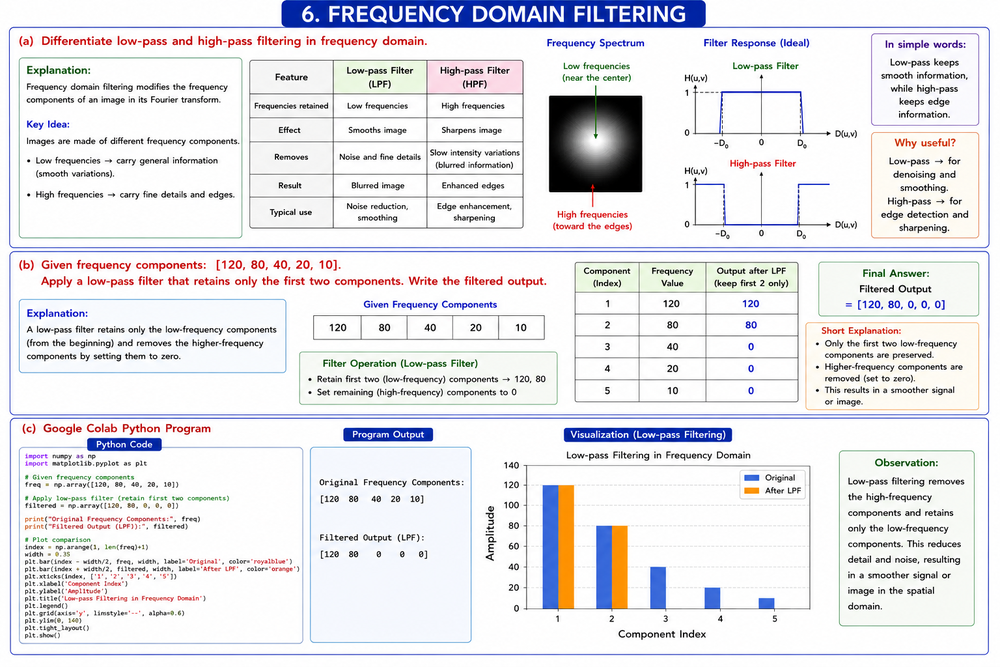
#> input picture CO2/AT1/6.png, 1000 x 667 px, shrunk from 1536 x 1024 before the run, found by its file name
$ python code12.py
#> lines starting #> are read from the running program, lines starting #| are printed output that depends on the picture
# -*- coding: utf-8 -*-
"""CV-CO1-AT1-Q12.ipynb

Automatically generated by Colab.

Original file is located at
    https://colab.research.google.com/drive/11g0fHJV579MGG9Uuhzcr9BVYekdY-_j9
"""

import cv2
import matplotlib.pyplot as plt
from google.colab import files

# Upload image
print("Upload an image")
uploaded = files.upload()
#> the answer given: 6.png

filename = list(uploaded.keys())[0]

# Read image
img = cv2.imread(filename)
#> img is the input picture: shape (667, 1000, 3); mean B, G, R 233.7, 229.8, 230.1
img = cv2.cvtColor(img, cv2.COLOR_BGR2RGB)

# ---------------------------------------
# Simulate Improper Image Formation
# (Blur + Low Contrast)
# ---------------------------------------

blurred = cv2.GaussianBlur(img, (11,11), 0)
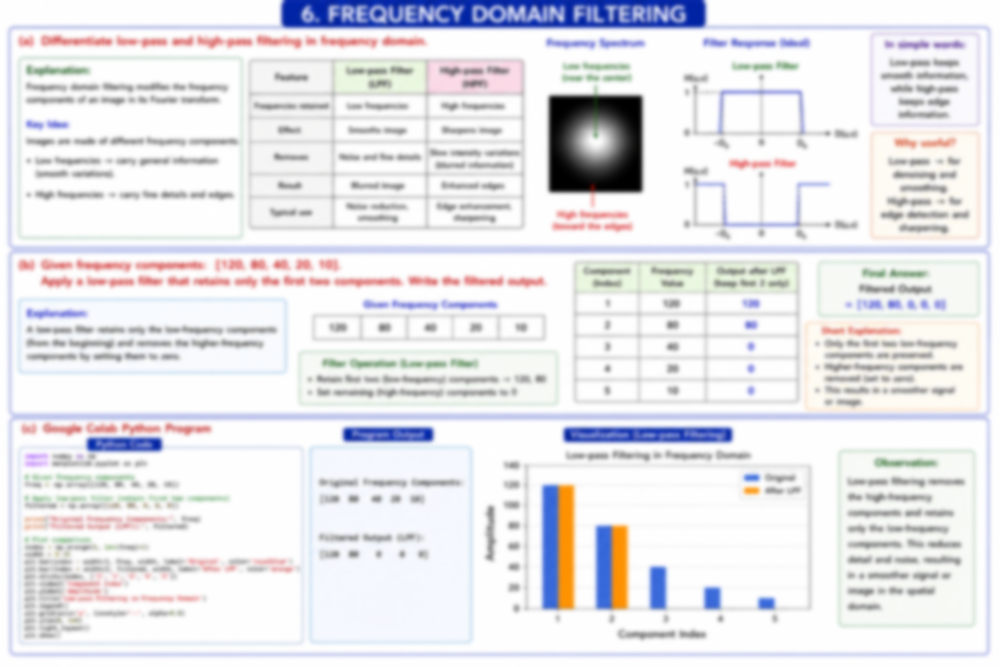
#> blurred: shape (667, 1000, 3); mean R, G, B 230.1, 229.7, 233.7

low_contrast = cv2.convertScaleAbs(blurred, alpha=0.6, beta=0)
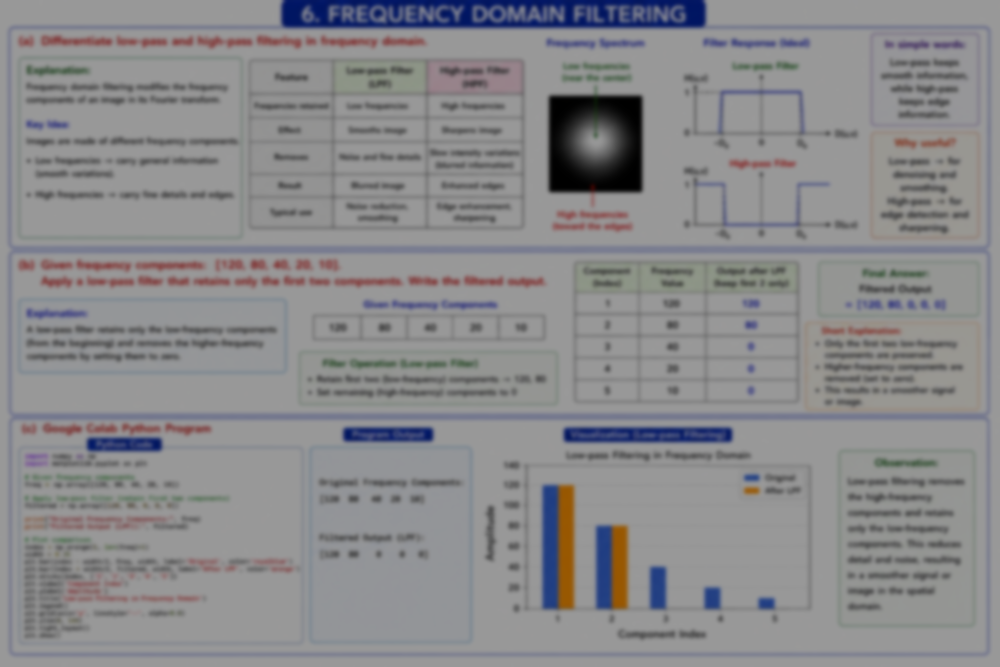
#> low_contrast: shape (667, 1000, 3); mean R, G, B 137.9, 137.7, 140.1

# ---------------------------------------
# Improve Image Formation
# ---------------------------------------

enhanced = cv2.convertScaleAbs(low_contrast, alpha=1.5, beta=20)

kernel = [[0,-1,0],
          [-1,5,-1],
          [0,-1,0]]

import numpy as np
kernel = np.array(kernel)

sharp = cv2.filter2D(enhanced, -1, kernel)

# ---------------------------------------
# Display Images
# ---------------------------------------

plt.figure(figsize=(15,5))

plt.subplot(1,3,1)
plt.imshow(img)
plt.title("Original Image")
plt.axis("off")

plt.subplot(1,3,2)
plt.imshow(low_contrast)
plt.title("Distorted Image")
plt.axis("off")

plt.subplot(1,3,3)
plt.imshow(sharp)
plt.title("Improved Image")
plt.axis("off")

plt.show()
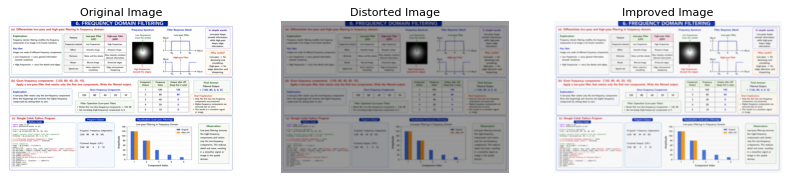
#> figure drawn by matplotlib, 3 panels

# ---------------------------------------
# Explanation
# ---------------------------------------

print("Possible Causes:")
print("- Lens distortion")
print("- Poor focus")
print("- Low lighting")
print("- Sensor noise")
print("- Motion blur")

print("\nCorrective Measures:")
print("- Camera calibration")
print("- Better lighting")
print("- Sharpening")
print("- Contrast enhancement")
print("- Noise reduction")

$ run again, on CO2/AT1/AT1 Q03.png
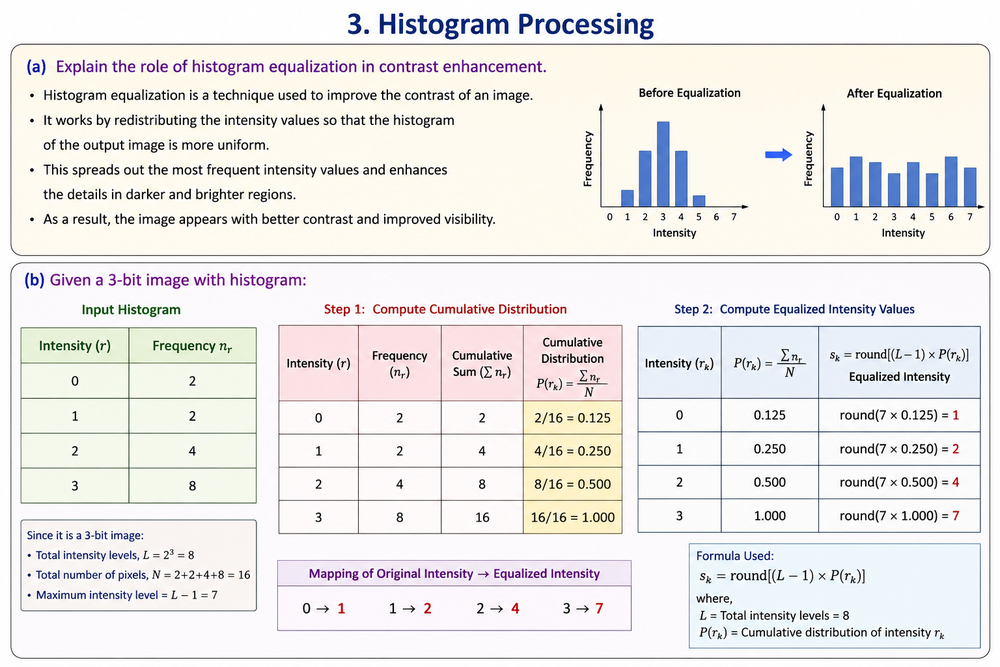
#> input picture CO2/AT1/AT1 Q03.png, 1000 x 667 px, shrunk from 1536 x 1024 before the run, found by its file name
#> img is the input picture: shape (667, 1000, 3); mean B, G, R 232.4, 233.6, 235.6
#> `low_contrast = cv2.convertScaleAbs(blurred, alpha=0.6, beta=0)`:
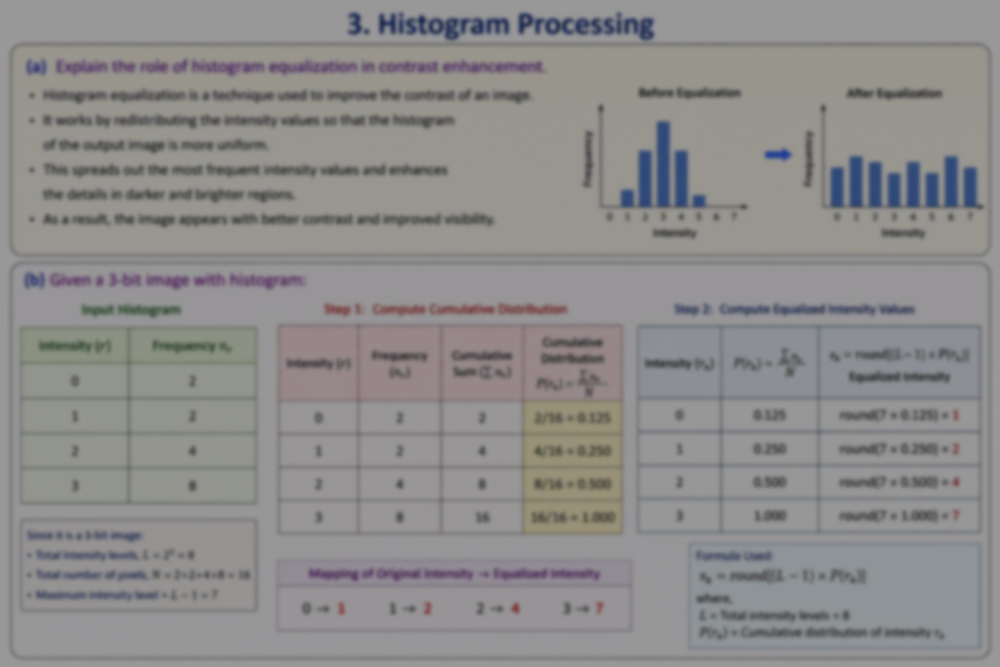
#> low_contrast: shape (667, 1000, 3); mean R, G, B 141.3, 140.1, 139.4
#> `plt.show()`:
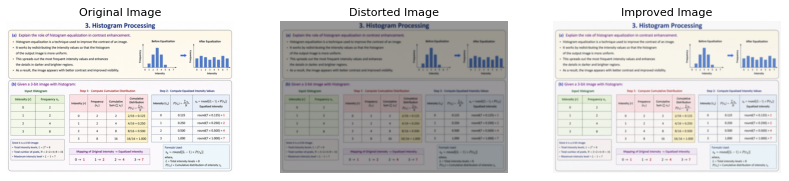
#> figure drawn by matplotlib, 3 panels

$ run again, on CO2/AT1/AT1 Q07.png
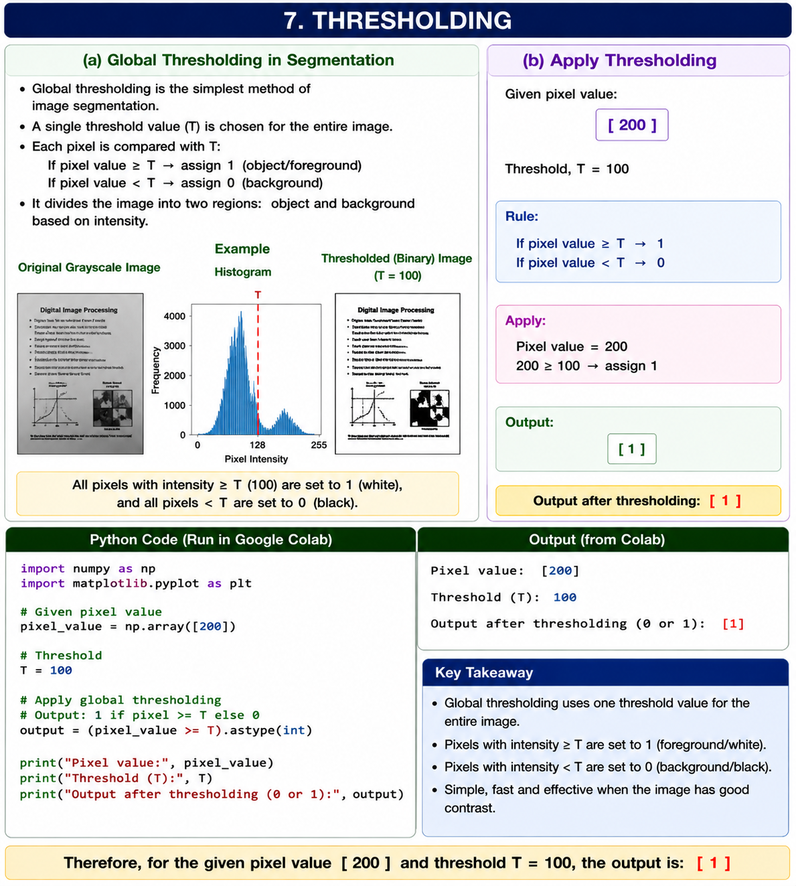
#> input picture CO2/AT1/AT1 Q07.png, 796 x 886 px, shrunk from 1189 x 1323 before the run, found by its file name
#> img is the input picture: shape (886, 796, 3); mean B, G, R 218.7, 217.6, 215.2
#> `low_contrast = cv2.convertScaleAbs(blurred, alpha=0.6, beta=0)`:
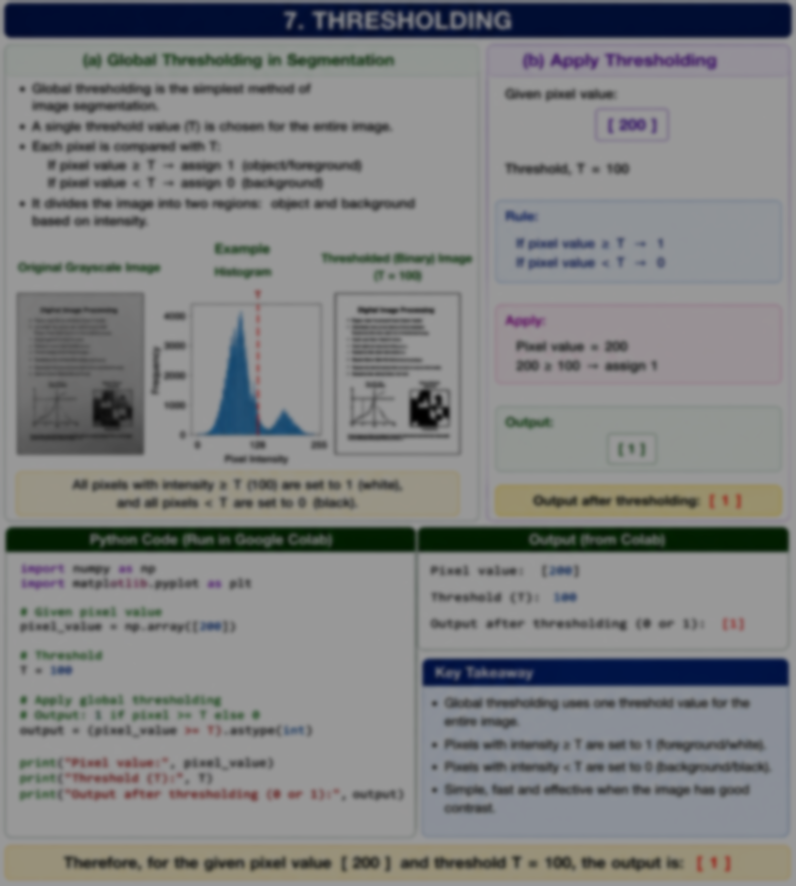
#> low_contrast: shape (886, 796, 3); mean R, G, B 128.9, 130.4, 131.1
#> `plt.show()`:
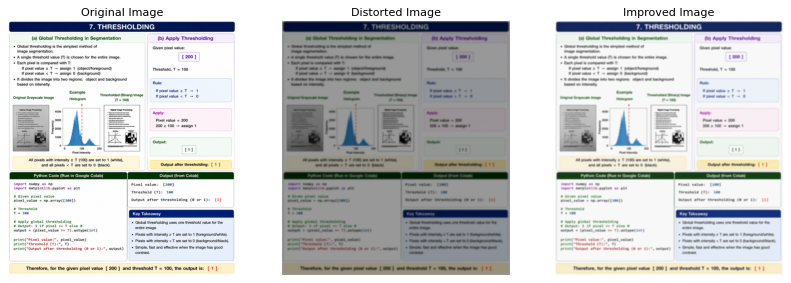
#> figure drawn by matplotlib, 3 panels

$ run again, on CO2/AT1/AT1 Q08.png
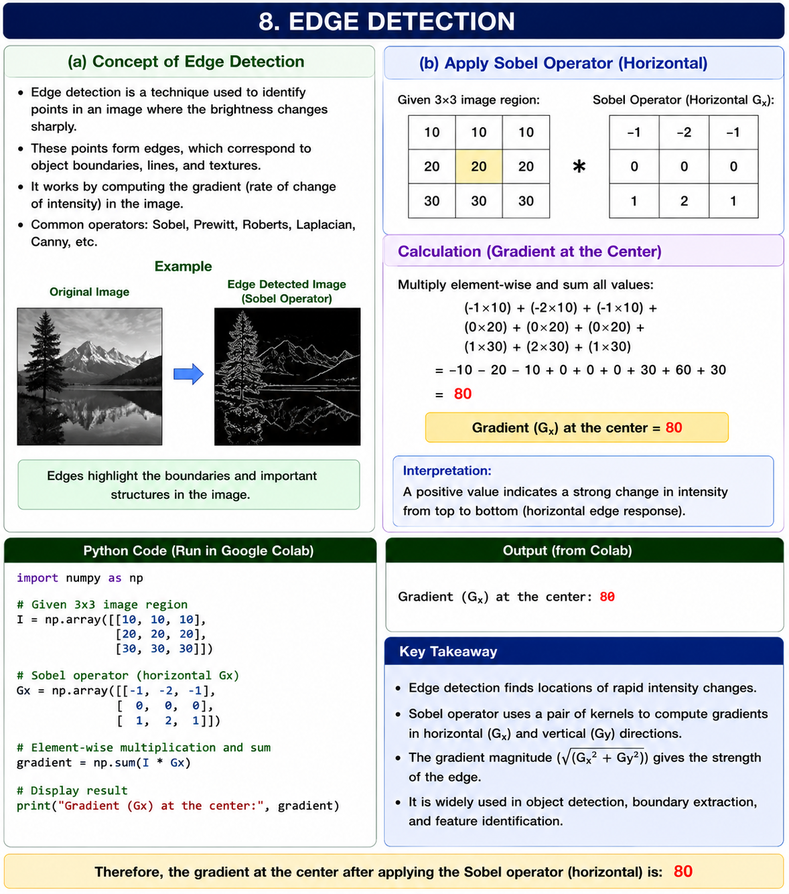
#> input picture CO2/AT1/AT1 Q08.png, 789 x 894 px, shrunk from 1178 x 1335 before the run, found by its file name
#> img is the input picture: shape (894, 789, 3); mean B, G, R 210.7, 208.6, 205.6
#> `low_contrast = cv2.convertScaleAbs(blurred, alpha=0.6, beta=0)`:
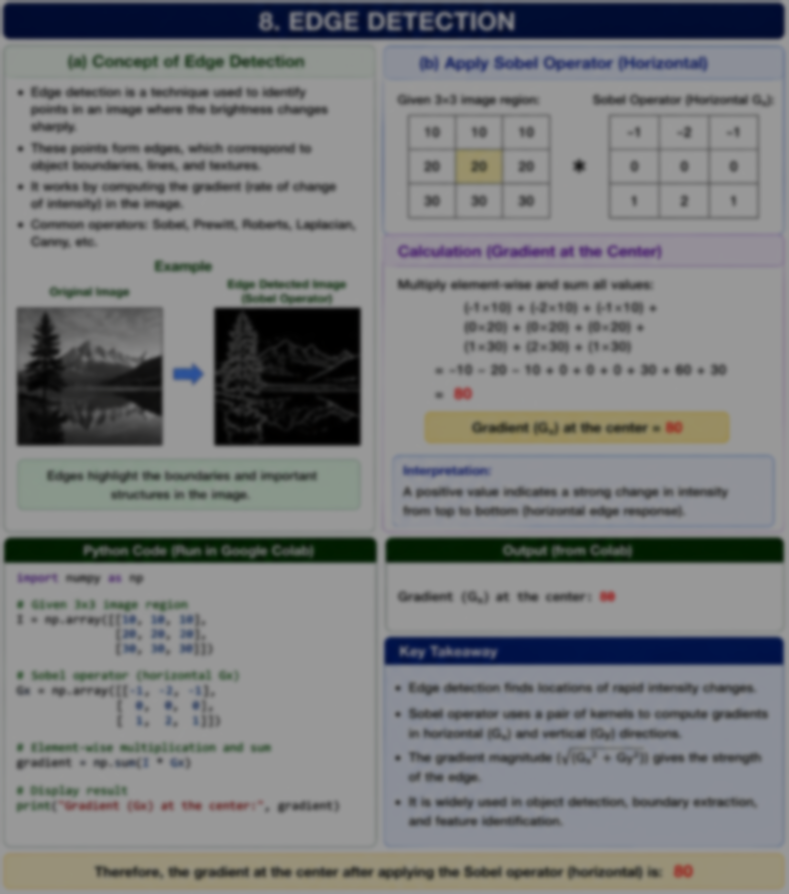
#> low_contrast: shape (894, 789, 3); mean R, G, B 123.2, 125.1, 126.3
#> `plt.show()`:
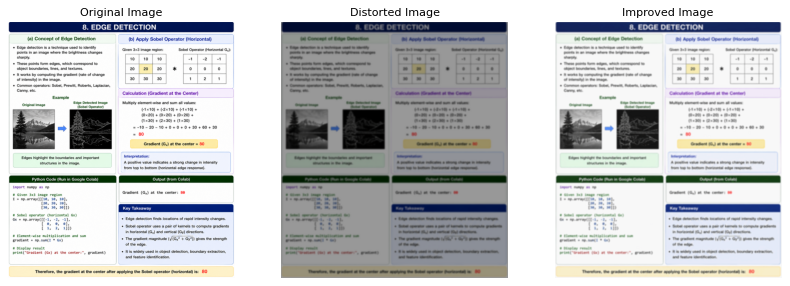
#> figure drawn by matplotlib, 3 panels
